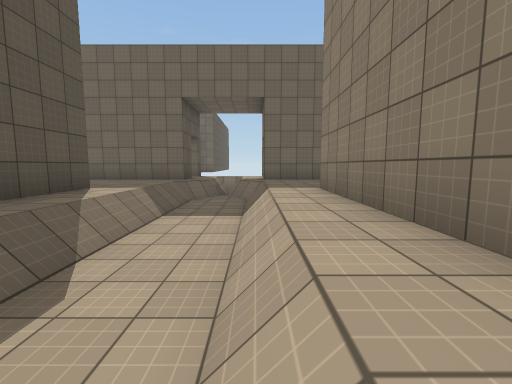
[1] (above)

24 first-person views from a walk through a Unity game level. The camera is 1.4 m above the floor, tilts 6° down and sees 90° across. The floor is counted in squares, 2 m on a side. Each view is taken from the middle of a square. On the plan, view 1 faces up. The plan holds only what a view shows up to about 9 squares ahead; the rest is blank. The place goes on beyond the plan. Some surface patterns are stand-ins.

[2]
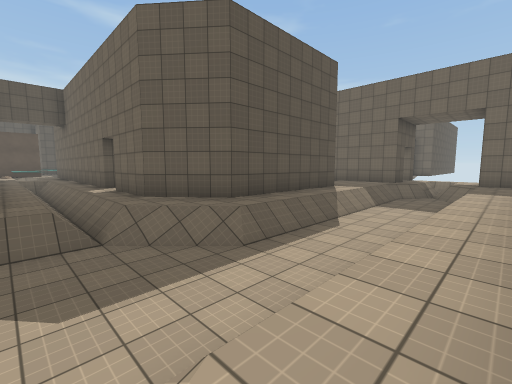

[3]
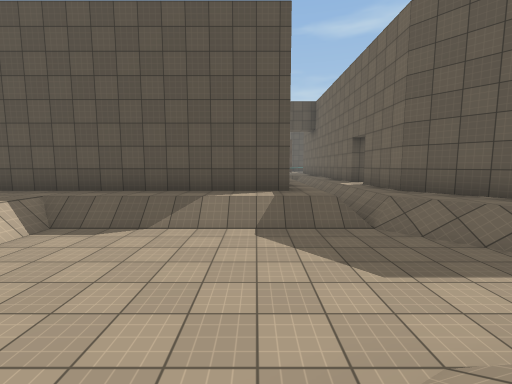

[4]
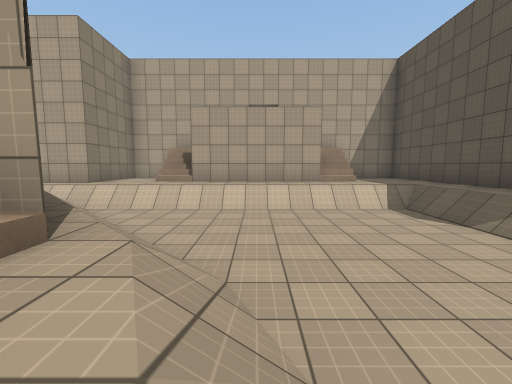

[5]
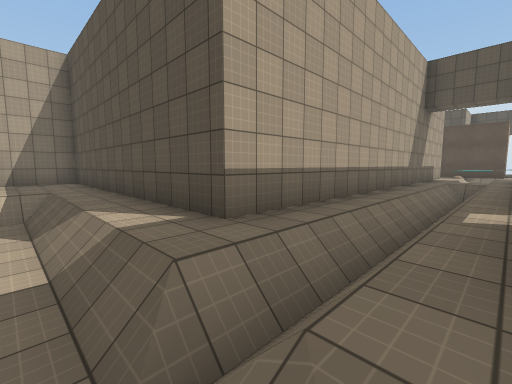

[6]
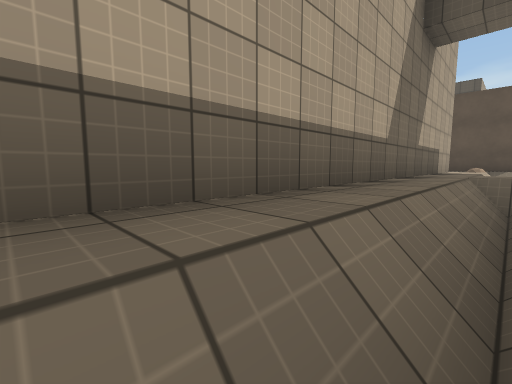

[7]
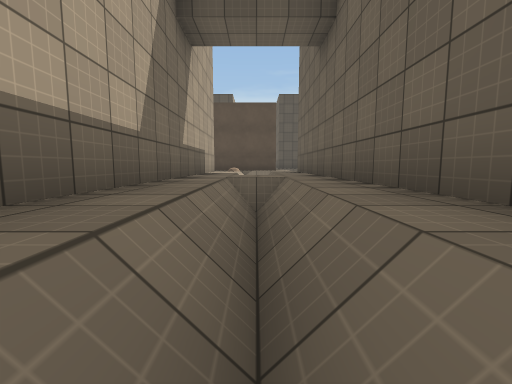

[8]
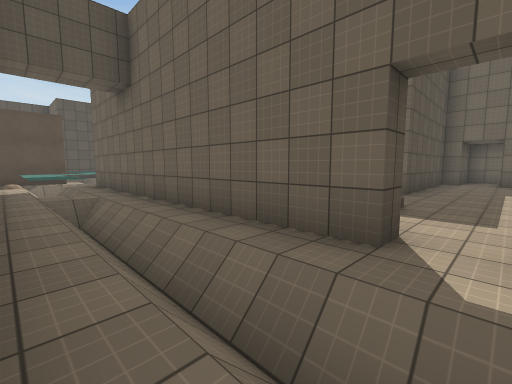

[9]
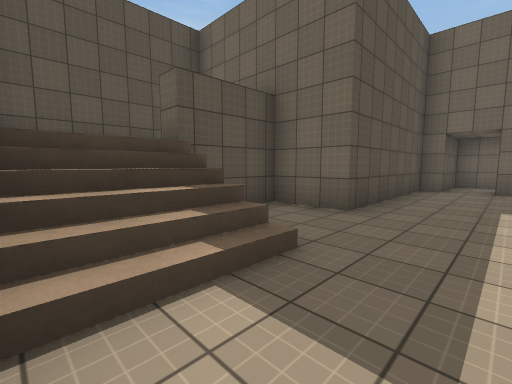

[10]
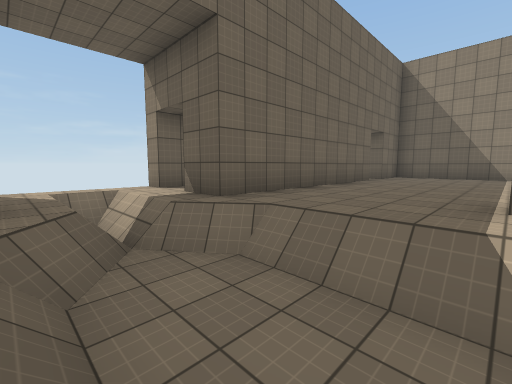

[11]
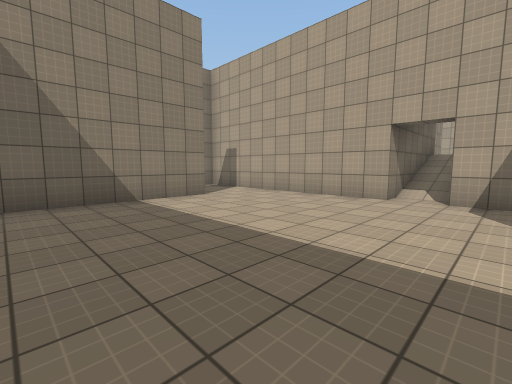

[12]
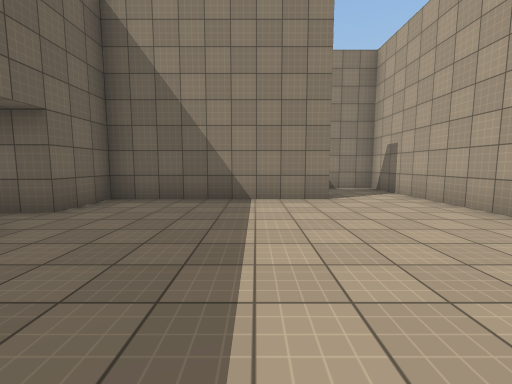

[13]
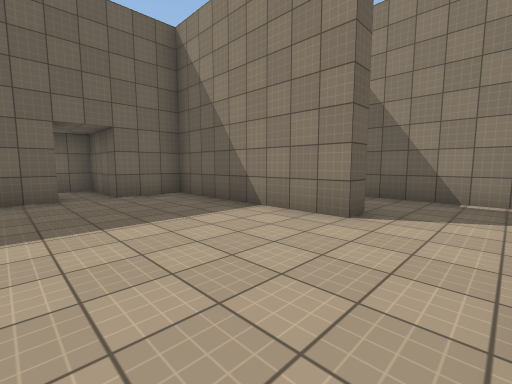

[14]
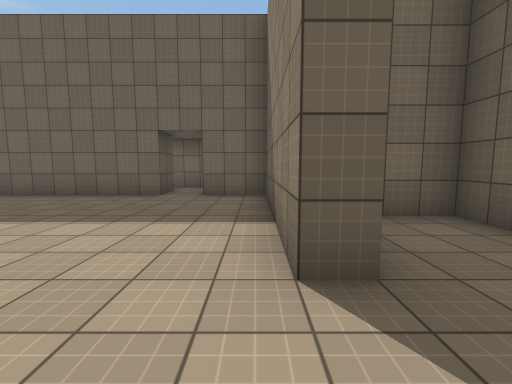

[15]
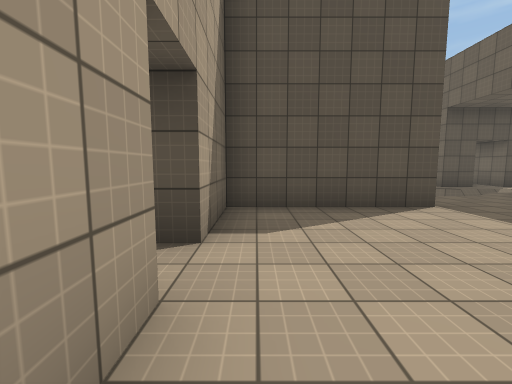

[16]
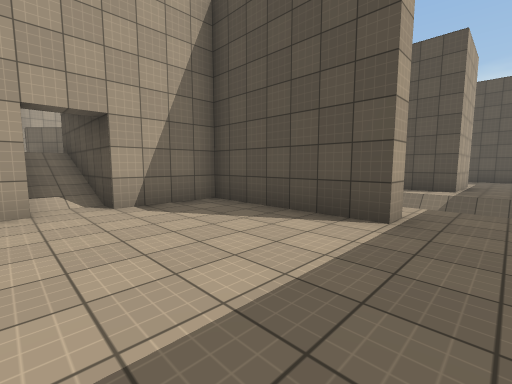

[17]
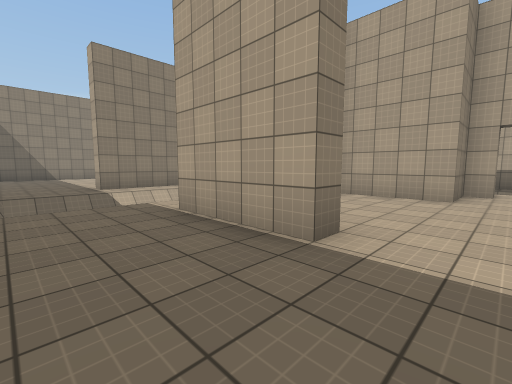

[18]
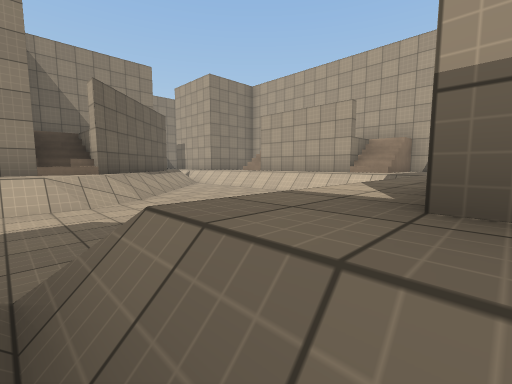

[19]
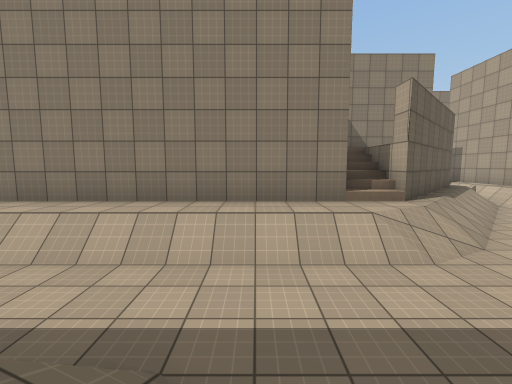

[20]
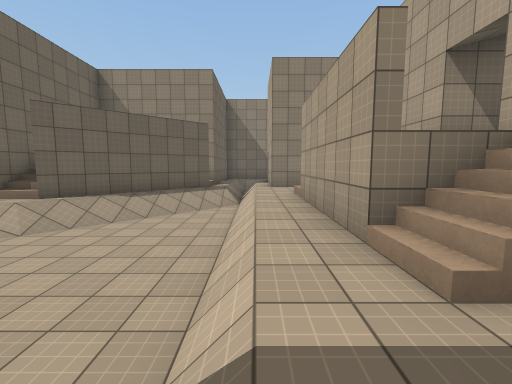

[21]
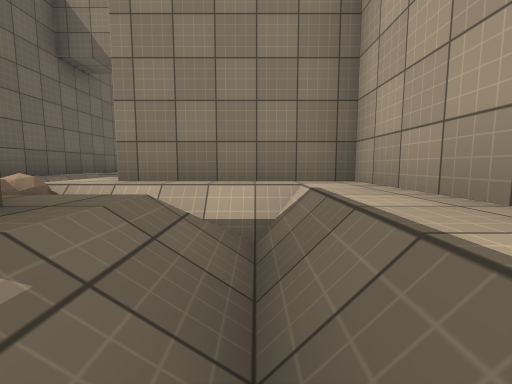

[22]
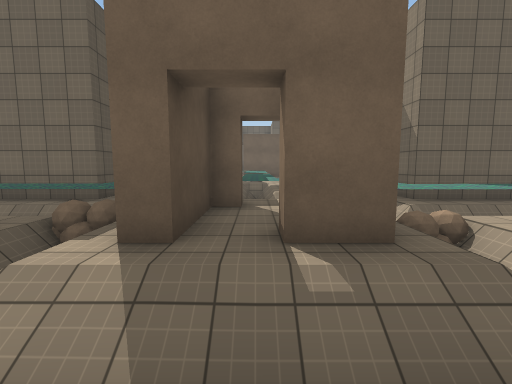

[23]
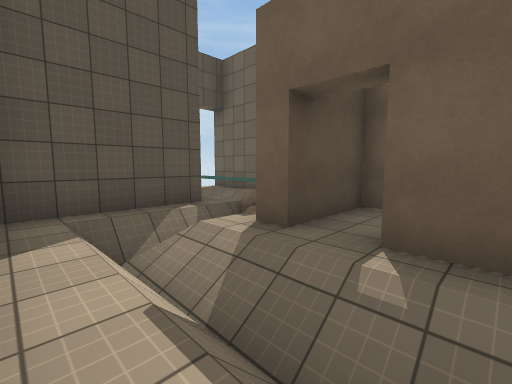

[24]
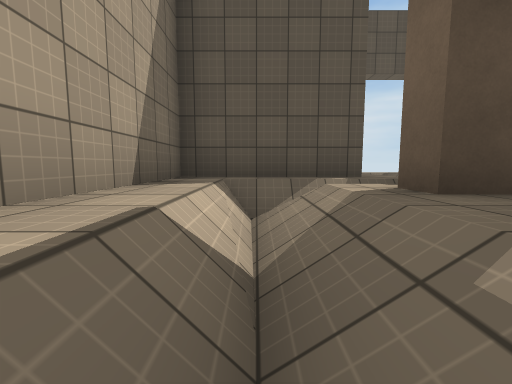

### Floor plan
Key: @ floor where view 1 was taken; # wall or solid block; x gap in a wall; . main floor; - floor 1 m lower than the main floor; / step, stairs or slope; = window, fence, low wall or low ledge; ≈ liquid the walk keeps out of; O other object.
Columns run from 26 left of view 1 to 11 right of it. Each row starts with its distance up from view 1.
 11                           #
 10                  ###    #.#    ###
  9                  #.#    #-#    #.#
  8                  #.######x######.###
  7                  #......=-=........#
  6                  #....../-/........###
  5                  #...##./-/.#......#.#
  4                 ##....##/-/.#......#.#
  3       ≈      #  #..... #/-/.#........#
  2       ≈.     #  #......#/-/.#........#
  1       ≈.     #  //..####/-/.##/#######
  0 x##   ≈≈  ####  //..###./-@.##/#
 -1 ....  ..≈....######....//-/.##/#
 -2 .≈≈≈≈#.#≈≈≈≈≈///////////--/.##/#
 -3   ..O#.#O..............---////  #
 -4   #./.../.############.----/#   #
 -5   #./////.#          #.----/##  #
 -6   #.......#          #.-----/##
 -7    #######           #.------///
 -8                      #.//////////
 -9                      #../###/..##
-10                      #../   /..#
-11                      ##### #####
-12                            #

Where each view was taken, in squares from view 1:
view 1: 0 up, 0 right, facing up
view 2: 3 down, 1 right, facing up-left
view 3: 4 down, 1 right, facing left
view 4: 2 down, 0 right, facing down
view 5: 1 down, 3 left, facing down-left
view 6: 2 down, 8 left, facing down-left
view 7: 2 down, 9 left, facing left
view 8: 3 down, 7 left, facing up-left
view 9: 0 up, 7 left, facing up-left
view 10: 5 up, 2 left, facing up-right
view 11: 7 up, 3 right, facing down-right
view 12: 5 up, 3 right, facing right
view 13: 2 up, 5 right, facing up-right
view 14: 2 up, 8 right, facing up
view 15: 2 up, 6 right, facing left
view 16: 6 up, 5 right, facing down-left
view 17: 7 up, 7 left, facing down-right
view 18: 2 down, 5 left, facing down-right
view 19: 1 down, 3 left, facing right
view 20: 8 down, 4 left, facing right
view 21: 5 down, 20 left, facing right
view 22: 6 down, 20 left, facing up
view 23: 6 down, 19 left, facing up-left
view 24: 5 down, 19 left, facing left
